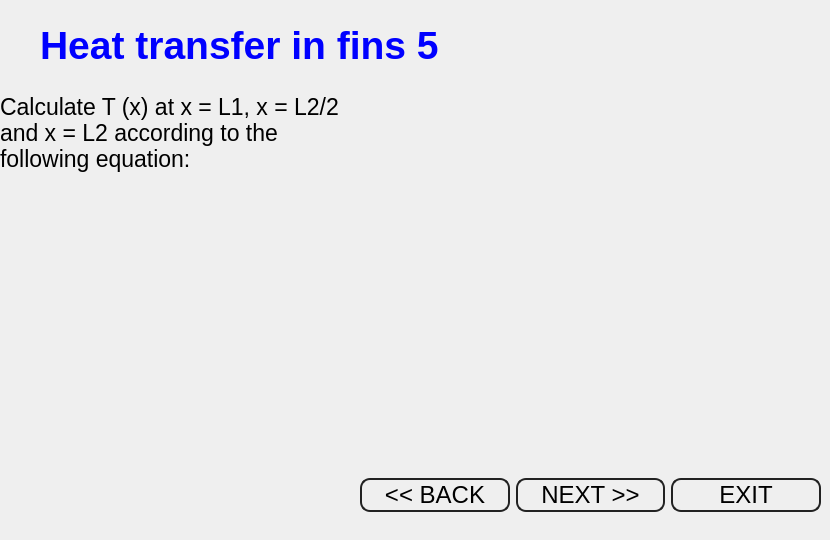
          <widget class="QWidget" name="page_21">
           <widget class="QLabel" name="label_153">
            <property name="geometry">
             <rect>
              <x>0</x>
              <y>80</y>
              <width>361</width>
              <height>131</height>
             </rect>
            </property>
            <property name="font">
             <font>
              <pointsize>17</pointsize>
             </font>
            </property>
            <property name="text">
             <string>Calculate T (x) at x = L1, x = L2/2 and x = L2 according to the following equation:
</string>
            </property>
            <property name="scaledContents">
             <bool>true</bool>
            </property>
            <property name="wordWrap">
             <bool>true</bool>
            </property>
           </widget>
           <widget class="QFrame" name="frame_52">
            <property name="geometry">
             <rect>
              <x>360</x>
              <y>460</y>
              <width>461</width>
              <height>71</height>
             </rect>
            </property>
            <property name="styleSheet">
             <string notr="true">border : 0px soldi; 
</string>
            </property>
            <property name="frameShape">
             <enum>QFrame::StyledPanel</enum>
            </property>
            <property name="frameShadow">
             <enum>QFrame::Raised</enum>
            </property>
            <layout class="QHBoxLayout" name="horizontalLayout_54">
             <property name="spacing">
              <number>-1</number>
             </property>
             <property name="leftMargin">
              <number>0</number>
             </property>
             <property name="topMargin">
              <number>0</number>
             </property>
             <property name="rightMargin">
              <number>0</number>
             </property>
             <property name="bottomMargin">
              <number>0</number>
             </property>
             <item>
              <widget class="QPushButton" name="back21">
               <property name="font">
                <font>
                 <pointsize>18</pointsize>
                </font>
               </property>
               <property name="styleSheet">
                <string notr="true">QPushButton{
	width : 10px;
	height : 30px;
	border : 2px solid #222;
	border-radius: 10px;
	
}
QPushButton:hover{
	background-color: rgb(97, 97, 97);
	color: rgb(255, 255, 255);
}</string>
               </property>
               <property name="text">
                <string>&lt;&lt; BACK</string>
               </property>
              </widget>
             </item>
             <item>
              <widget class="QPushButton" name="next21">
               <property name="font">
                <font>
                 <pointsize>18</pointsize>
                </font>
               </property>
               <property name="styleSheet">
                <string notr="true">QPushButton{
	width : 10px;
	height : 30px;
	border : 2px solid #222;
	border-radius: 10px;
	
}
QPushButton:hover{
	background-color: rgb(97, 97, 97);
	color: rgb(255, 255, 255);
}</string>
               </property>
               <property name="text">
                <string>NEXT &gt;&gt;</string>
               </property>
              </widget>
             </item>
             <item>
              <widget class="QPushButton" name="exit21">
               <property name="font">
                <font>
                 <pointsize>18</pointsize>
                </font>
               </property>
               <property name="styleSheet">
                <string notr="true">QPushButton{
	width : 10px;
	height : 30px;
	border : 2px solid #222;
	border-radius: 10px;
	
}
QPushButton:hover{
	background-color: rgb(97, 97, 97);
	color: rgb(255, 255, 255);
}</string>
               </property>
               <property name="text">
                <string>EXIT</string>
               </property>
              </widget>
             </item>
            </layout>
           </widget>
           <widget class="QLabel" name="label_154">
            <property name="geometry">
             <rect>
              <x>40</x>
              <y>0</y>
              <width>651</width>
              <height>91</height>
             </rect>
            </property>
            <property name="font">
             <font>
              <pointsize>29</pointsize>
              <weight>75</weight>
              <bold>true</bold>
             </font>
            </property>
            <property name="styleSheet">
             <string notr="true">background : none ; 

color: rgb(0, 0, 255);</string>
            </property>
            <property name="text">
             <string>Heat transfer in fins 5</string>
            </property>
            <property name="alignment">
             <set>Qt::AlignLeading|Qt::AlignLeft|Qt::AlignVCenter</set>
            </property>
           </widget>
           <widget class="QLabel" name="label_39">
            <property name="geometry">
             <rect>
              <x>390</x>
              <y>60</y>
              <width>401</width>
              <height>351</height>
             </rect>
            </property>
            <property name="text">
             <string/>
            </property>
            <property name="pixmap">
             <pixmap>../img/image16.png</pixmap>
            </property>
            <property name="scaledContents">
             <bool>true</bool>
            </property>
           </widget>
           <widget class="QLabel" name="label_40">
            <property name="geometry">
             <rect>
              <x>10</x>
              <y>190</y>
              <width>351</width>
              <height>81</height>
             </rect>
            </property>
            <property name="text">
             <string/>
            </property>
            <property name="pixmap">
             <pixmap>../img/image15.png</pixmap>
            </property>
            <property name="scaledContents">
             <bool>true</bool>
            </property>
           </widget>
           <widget class="QLabel" name="label_41">
            <property name="geometry">
             <rect>
              <x>10</x>
              <y>290</y>
              <width>111</width>
              <height>71</height>
             </rect>
            </property>
            <property name="text">
             <string/>
            </property>
            <property name="pixmap">
             <pixmap>../img/image14.png</pixmap>
            </property>
            <property name="scaledContents">
             <bool>true</bool>
            </property>
           </widget>
           <widget class="QLabel" name="label_42">
            <property name="geometry">
             <rect>
              <x>10</x>
              <y>390</y>
              <width>401</width>
              <height>81</height>
             </rect>
            </property>
            <property name="text">
             <string/>
            </property>
            <property name="pixmap">
             <pixmap>../img/image13.png</pixmap>
            </property>
            <property name="scaledContents">
             <bool>true</bool>
            </property>
           </widget>
          </widget>
